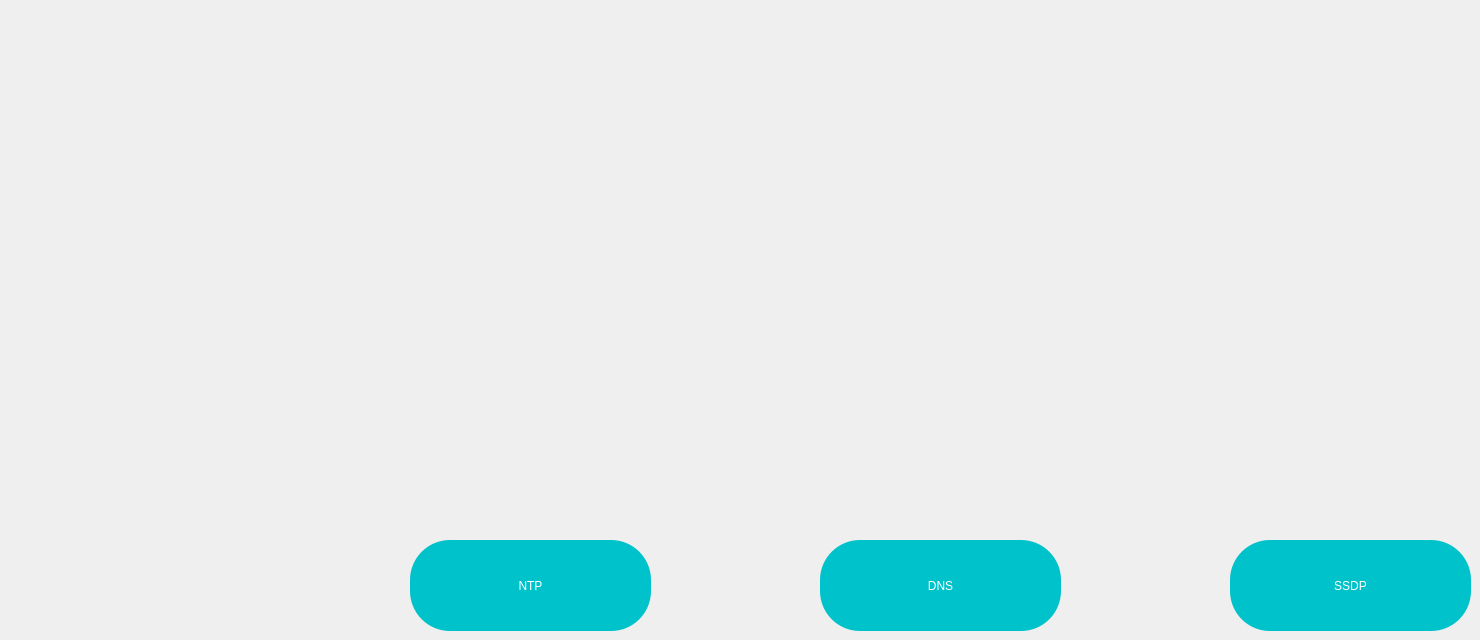
        <widget class="QWidget" name="packets">
         <property name="styleSheet">
          <string notr="true">background-image: url(:/bg1/newpc.png);</string>
         </property>
         <widget class="QPushButton" name="dns_bt">
          <property name="geometry">
           <rect>
            <x>820</x>
            <y>540</y>
            <width>241</width>
            <height>91</height>
           </rect>
          </property>
          <property name="autoFillBackground">
           <bool>false</bool>
          </property>
          <property name="styleSheet">
           <string notr="true">font: 20pt &quot;Franklin Gothic Raw&quot;;
color: rgb(255, 255, 255);
border-radius: 40px;
padding: 10px 10px;
background: rgb(0, 194, 203);
</string>
          </property>
          <property name="text">
           <string>DNS</string>
          </property>
         </widget>
         <widget class="QPushButton" name="ssdp_bt">
          <property name="geometry">
           <rect>
            <x>1230</x>
            <y>540</y>
            <width>241</width>
            <height>91</height>
           </rect>
          </property>
          <property name="autoFillBackground">
           <bool>false</bool>
          </property>
          <property name="styleSheet">
           <string notr="true">font: 20pt &quot;Franklin Gothic Raw&quot;;
color: rgb(255, 255, 255);
border-radius: 40px;
padding: 10px 10px;
background: rgb(0, 194, 203);
</string>
          </property>
          <property name="text">
           <string>SSDP</string>
          </property>
         </widget>
         <widget class="QPushButton" name="ntp_bt">
          <property name="geometry">
           <rect>
            <x>410</x>
            <y>540</y>
            <width>241</width>
            <height>91</height>
           </rect>
          </property>
          <property name="autoFillBackground">
           <bool>false</bool>
          </property>
          <property name="styleSheet">
           <string notr="true">font: 20pt &quot;Franklin Gothic Raw&quot;;
color: rgb(255, 255, 255);
border-radius: 40px;
padding: 10px 10px;
background: rgb(0, 194, 203);
</string>
          </property>
          <property name="text">
           <string>NTP</string>
          </property>
         </widget>
        </widget>
